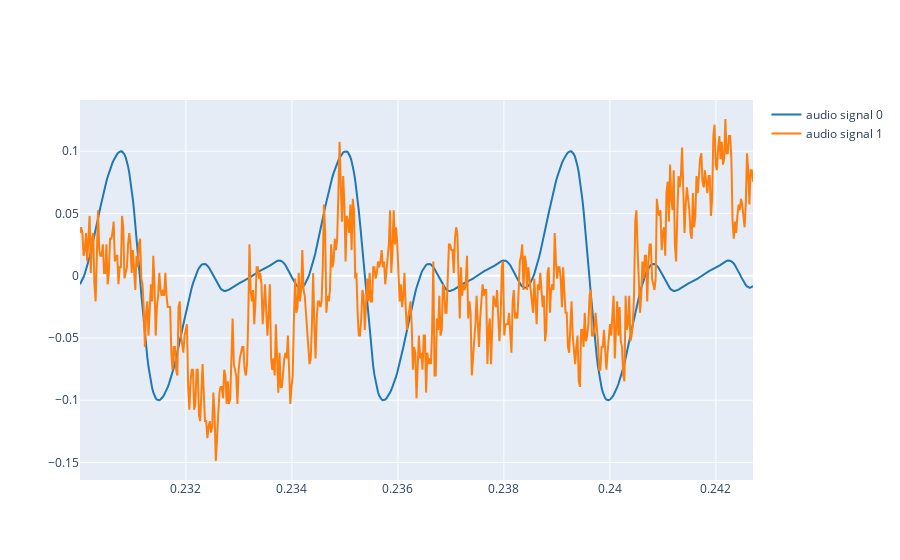

Notebook cell for this chart:
### Markdown cell above
2.1. Use the `synthetize` function to generate a synthesis with the weights ($A_k$) found in 1.3 and the fundamental frequency and phases found in previous labs. Plot both the reference and the synthetize signal. Listen to the synthetize signal.

### Code cell
# Write the code here
# Calculate the fundamental frequency
f_0 = 235.8
phi = -np.pi/2
t = np.arange(0, 4, 1.0/fs)

y_1 = synthesize(f_0, phi, weights, t)
y_1 = 0.1 * y_1 / np.amax(y_1)
plot_signals([y_1, OurRef*150], fs, 0.23, 0.23+3/f_0)

### Figure 1 — Plotly figure (JSON) as saved in the notebook; plotly's stock layout.template omitted (floating-point values rounded to 4 significant figures; data arrays with more than 128 entries replaced by an {"elided": "..."} marker saying what was removed)
{"data": [{"line": {"color": "#1f77b4", "shape": "linear"}, "mode": "lines", "name": "audio signal 0", "type": "scatter", "x": {"elided": "561 float values"}, "y": {"elided": "561 float values"}}, {"line": {"color": "#ff7f0e", "shape": "linear"}, "mode": "lines", "name": "audio signal 1", "type": "scatter", "x": {"elided": "561 float values"}, "y": {"elided": "561 float values"}}], "layout": {}}
